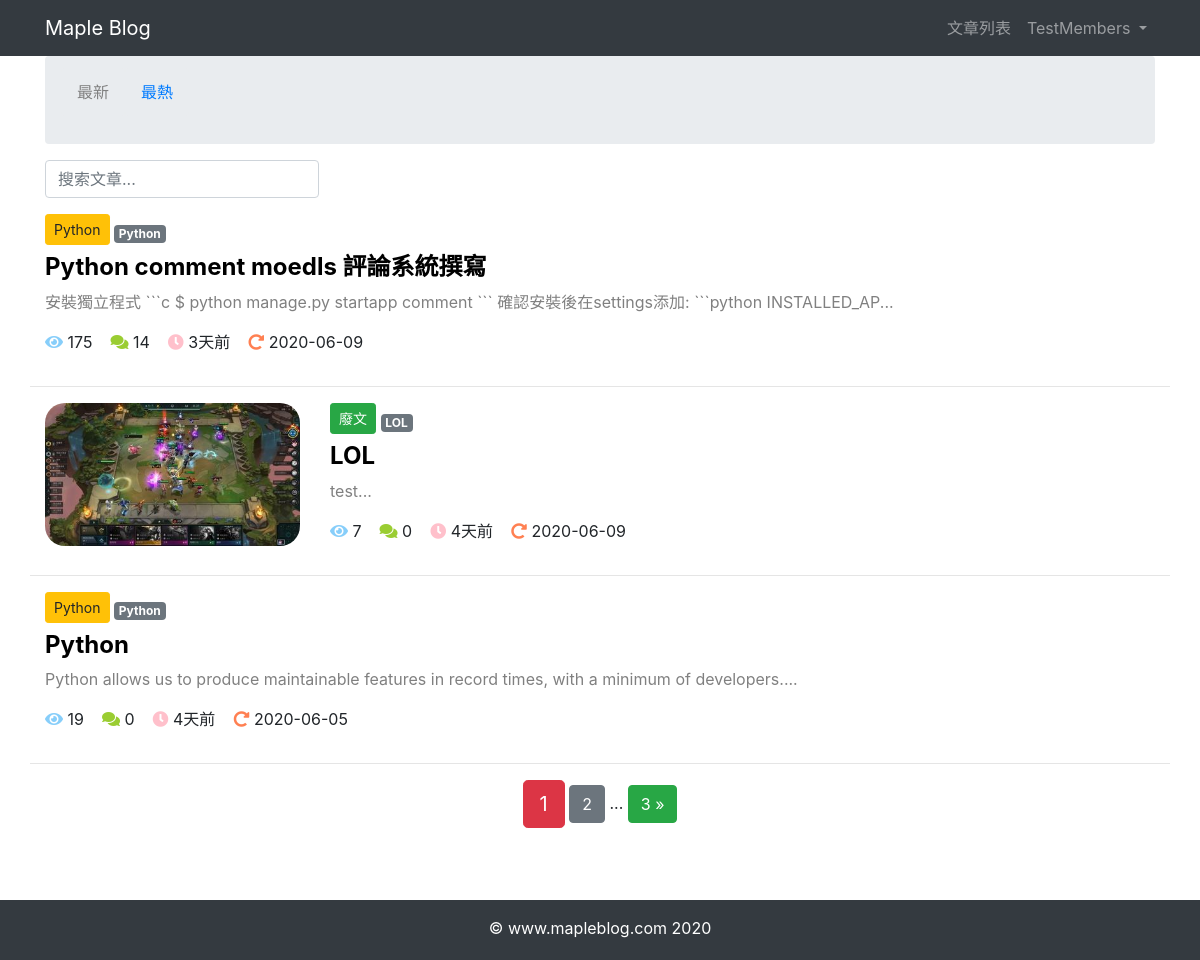
Page / (signed in) on the committed database.
### article/models.py (models this page shows, shortened)
class ArticlePost(models.Model):
    author = models.ForeignKey(User, on_delete=models.CASCADE)
    title = models.CharField(max_length=100)
    body = models.TextField()
    created = models.DateTimeField(default=timezone.now)
    updated = models.DateTimeField(auto_now=True)
    total_views = models.PositiveIntegerField(default=0)
    column = models.ForeignKey(
        ArticleColumn,
        null=True,
        blank=True,
        on_delete=models.CASCADE,
        related_name='article'
    )
    tags = TaggableManager(blank=True)
    avatar = ProcessedImageField(
        upload_to='article/%Y%m%d',
        processors=[ResizeToFit(width=400)],
        blank=True,
        format='JPEG',
        options={'quality': 100},
    )
    likes = models.PositiveIntegerField(default=0)
    class Meta:
        ordering = ('-created',)

class ArticleColumn(models.Model):
    title = models.CharField(max_length=100, blank=True)
    created = models.DateTimeField(default=timezone.now)
    def __str__(self):
        return self.title

### article/views.py (the view)
# urls.py: path('', article_list, name='home'),
def article_list(request):
    search = request.GET.get('search')
    order = request.GET.get('order')
    column = request.GET.get('column')
    tag = request.GET.get('tag')
    article_list = ArticlePost.objects.all()
    if search:
        article_list = article_list.filter(
            Q(title__icontains=search) |
            Q(body__icontains=search)
        )
    else:
        search = ''
    if column is not None and column.isdigit():
        article_list = article_list.filter(column=column)
    if tag and tag != 'None':
        article_list = article_list.filter(tags__name__in=[tag])
    if order == 'total_views':
        article_list = article_list.order_by('-total_views')
    paginator = Paginator(article_list, 3) # 每頁顯示X篇文章
    page = request.GET.get('page') # 獲取url中的頁碼
    articles = paginator.get_page(page) # 將導航對象相應的頁碼內容返回給articles
    context = {
        'articles': articles,
        'order': order,
        'search': search,
        'column': column,
        'tag': tag,
    } # 傳遞給模板，每頁的文章、排序、搜索、欄目、標籤
    return render(request, 'article/list.html', context) # render函數:載入模板，返回context對象

### article/templatetags/my_filters_and_tags.py (called while the page is built)
@register.filter(name='timesince_zh')
def time_since_zh(value):
    now = timezone.now()
    diff = now - value
    if diff.days == 0 and diff.seconds >= 0 and diff.seconds < 60:
        return '剛剛'
    if diff.days == 0 and diff.seconds >= 60 and diff.seconds < 3600:
        return str(math.floor(diff.seconds / 60)) + "分鐘前"
    if diff.days == 0 and diff.seconds >= 3600 and diff.seconds < 86400:
        return str(math.floor(diff.seconds / 3600)) + "小時前"
    if diff.days >= 1 and diff.days < 30:
        return str(diff.days) + "天前"
    if diff.days >= 30 and diff.days < 365:
        return str(math.floor(diff.days / 30)) + "個月前"
    if diff.days >= 365:
        return str(math.floor(diff.days / 365)) + "年前"

### templates/article/list.html (shortened to what this page needs)
{% extends "base.html" %}
{% load static %}
{% load my_filters_and_tags %}
{% block content %}
<div class="container">
    <nav aria-label="breadcrumb">
        <ol class="breadcrumb">
            <li class="breadcrumb">
                {% if order != 'total_views' %}
                    <span style="color: gray"
                        class="">最新
                    </span>
                {% else %}
                    <a href="{% url 'article:article_list' %}?search={{ search }}&column={{ column }}&tag={{ tag }}"
                        class="">最新
                    </a>
                {% endif %}
            </li>
            <li class="breadcrumb">
                {% if order == 'total_views' %}
                    <span style="color: gray"
                        class="">最熱
                    </span>
                {% else %}
                    <a href="{% url 'article:article_list' %}?order=total_views&search={{ search }}&column={{ column }}&tag={{ tag }}"
                        class="">最熱
                    </a>
                {% endif %}
            </li>
        </ol>
    </nav>
    <div class="row">
        <div class="col-auto mr-auto">
            <form class="form-inline" >
                <input type="text"
                    class="form-control mb-2 mr-sm-2"
                    name="search"
                    placeholder="搜索文章..."
                    required
                >
            </form>
        </div>
    </div>
    <div class="row mt-2">
        {% for article in articles %}
            {% if article.avatar %}
                <div class="col-3">
                    <img src="{{ article.avatar.url }}"
                        alt="avatar"
                        style="border-radius: 20px"
                        class="img-fluid"
                    >
                </div>
            {% endif %}
            <div class="col">
                {% if article.column %}
                    <button type="button"
                        class="btn btn-sm mb-2
                            {% if article.column.title == 'Django' %}
                                btn-success
                            {% elif article.column.title == 'Java' %}
                                btn-danger
                            {% elif article.column.title == 'HTML' %}
                                btn-warning
                            {% elif article.column.title == 'Python' %}
                                btn-warning
                            {% elif article.column.title == '廢文' %}
                                btn-success
                            {% endif %}
                        "
                    >
                        {{ article.column }}
                    </button>
                {% endif %}
                <span>
                    {% for tag in article.tags.all %}
                        <a href="{% url 'article:article_list' %}?tag={{ tag }}"
                            class="badge badge-secondary"
                        >
                            {{ tag }}
                        </a>
                    {% endfor %}
                </span>
                <h4>
                    <b>
                        <a href="{% url 'article:article_detail' article.id %}"
                           style="color: black;"
                        >
                            {{ article.title }}
                        </a>
                    </b>
                </h4>
                <div>
                    <p style="color: gray;">
                        {{ article.body|slice:'100' }}...
                    </p>
                </div>
                <p>
                    <span>
                        <i class="fas fa-eye" style="color: lightskyblue;"></i>
                        {{ article.total_views }}&nbsp;&nbsp;&nbsp;
                    </span>
                    <span>
                        <i class="fas fa-comments" style="color: yellowgreen;"></i>
                        {{ article.comments.count }}&nbsp;&nbsp;&nbsp;
                    </span>
                    <span>
                        <i class="fas fa-clock" style="color: rgb(255, 192, 203);"></i>
                        {{ article.created|timesince_zh }}&nbsp;&nbsp;&nbsp;
                    </span>
                    <span>
                        <i class="fas fa-redo-alt" style="color: rgb(255, 128, 82);"></i>
                        {{ article.updated|date:'Y-m-d' }}
                    </span>
                </p>
            </div>
            <hr style="width: 100%;"/>
        {% endfor %}
    </div>
        <div class="pagination row">
            <div class="m-auto">
                <span class="step-links">
                <span class="current btn btn-danger btn-lg">
                    {{ articles.number }}
                </span>
                {% if articles.has_next %}
                <a href="?page={{ articles.next_page_number }}&order={{ order }}&search={{ search }}&column={{ column }}&tag={{ tag }}"
                    class="btn btn-secondary">{{ articles.next_page_number }}</a>
                <span>...</span>
                <a href="?page={{ articles.paginator.num_pages }}&order={{ order }}&search={{ search }}&column={{ column }}&tag={{ tag }}"
                    class="btn btn-success">{{ articles.paginator.num_pages }} &raquo;
                </a>
                {% endif %}
            </span>
        </div>
    </div>
</div>
{% endblock content %}

### templates/header.html (shortened to what this page needs)
{% load notifications_tags %}
<nav class="navbar navbar-expand-lg navbar-dark bg-dark">
    <div class="container">
      <a class="navbar-brand" href="{% url 'article:article_list' %}">Maple Blog</a>
      <div>
        <ul class="navbar-nav">
          <li class="nav-item">
            <a class="nav-link" href="{% url 'article:article_list' %}">文章列表</a>
          {% if user.is_authenticated %}
            <li class="nav-item dropdown">
              <a class="nav-link dropdown-toggle" href="#" id="navbarDropdown" role="button" data-toggle="dropdown" aria-haspopup="true" aria-expanded="false">
                {{ user.username }}
              </a>
            </li>
          {% else %}
            <li class="nav-item">
              <a class="nav-link" href="{% url 'account_login' %}">登錄</a>
            </li>
          {% endif %}
          </li>
        </ul>
      </div>
    </div>
</nav>

### templates/base.html (style rules this page uses)
html, body { height: 100%; margin: 0; }

### rows in the picture
ArticlePost: column "Python", title "Python comment moedls 評論系統撰寫", body "安裝獨立程式 ```c $ python manage.py startapp comment ``` 確認安裝後在settings添加: ```python INSTALLED_AP", total_views "175", comments.count "14", created "3天前", updated "2020-06-09"
Tag: name "Python"
ArticlePost: avatar (picture), column "廢文", title "LOL", body "test", total_views "7", comments.count "0", created "4天前", updated "2020-06-09"
Tag: name "LOL"
ArticlePost: column "Python", title "Python", body "Python allows us to produce maintainable features in record times, with a minimum of developers.", total_views "19", comments.count "0", created "4天前", updated "2020-06-05"

### other values in the picture
{{ user.username }} "TestMembers"
{{ articles.number }} "1"
{{ articles.next_page_number }} "2"
{{ articles.paginator.num_pages }} "3"
